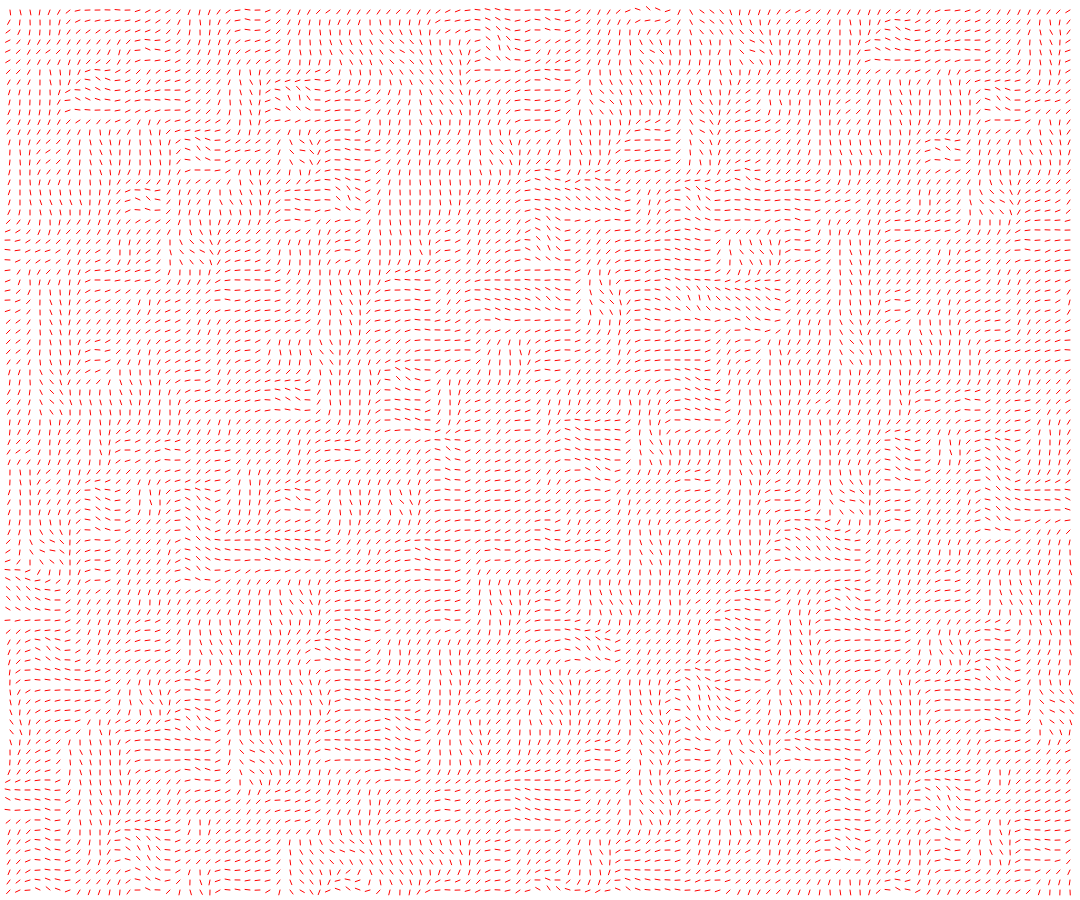
Frame 1 (no input)
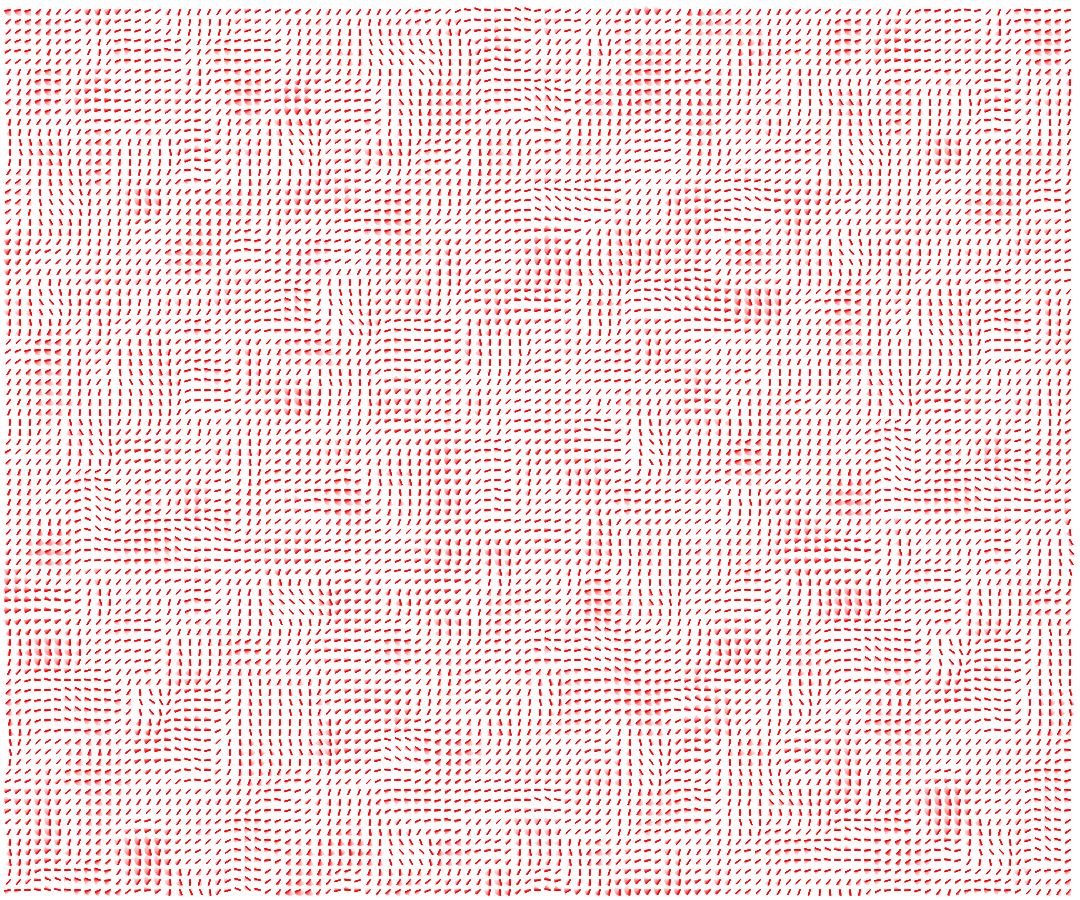
Frame 60 (no input)
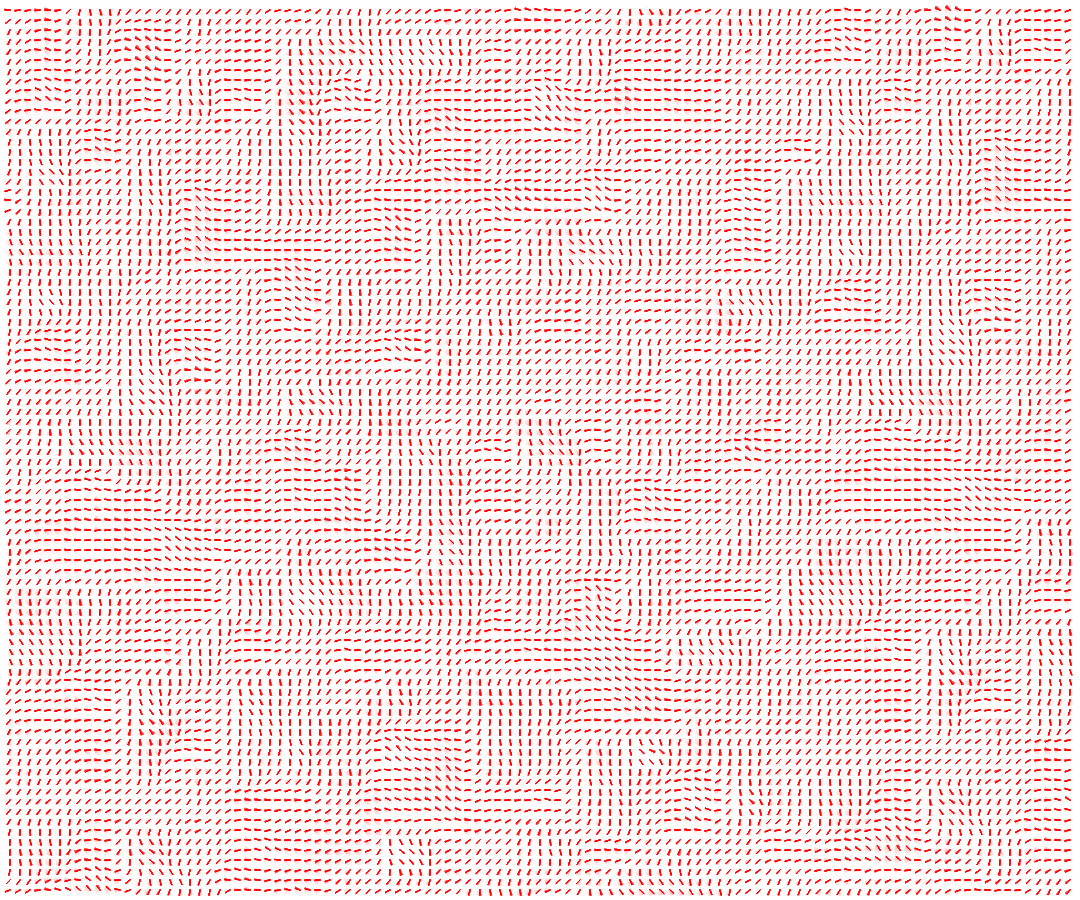
Frame 120 (the mouse pressed at the canvas centre since frame 60)

The p5.js sketch that drew these frames (run headless with seeded random() and noise() and a simulated clock; from frame 60 on, the mouse is pressed at the canvas centre):

// p5.js sketch
// ── sketch.js
particules=[]

nbrParticules=10000;
t=0
dt=0.01
ratio=1/50

debugMode=false;
vectorSize=10;
function setup(){
  noiseSeed(random())
  noiseDetail(2)
  createCanvas(windowWidth*0.9,windowHeight*0.9)
  stroke(255,0,0,20)
  strokeWeight(1)
  if (!debugMode){
    for (let i=0;i<nbrParticules;i++){
      particules.push(new Particule())
    }
  }

}

function draw(){
  background(255,10);
  for (let particule of particules){
    particule.update();
    particule.show();
  }
  if (debugMode){
    stroke(255,0,0)
    for (let i=vectorSize;i<width;i+=vectorSize){
      for (let j=vectorSize;j<height;j+=vectorSize){
        angle=noise(i*ratio,j*ratio,t)*TWO_PI
        line(i,j,i+0.5*vectorSize*cos(angle),j+0.5*vectorSize*sin(angle))
      }
    }
  }
  t+=dt
  //console.log(noiseVector(0,0,t).x)
}

function Particule(){

  this.x=random(width);
  this.y=random(height);
  //this.angle=random(TWO_PI)
  //this.c=color(random(255),random(255),random(255))
  this.show=function(){
    //stroke(this.c);

    point(this.x,this.y)
  }
  this.update=function(){
    vecteur=noiseVector(this.x,this.y,t)
    this.x+=vecteur.x
    this.y+=vecteur.y
    if (this.x<0){this.x+=width}
    else if (this.x>width){this.x-=width}
    if (this.y<0){this.y+=height}
    else if (this.y>height){this.y-=height}

  }
}
function noiseVector(x,y,t){
  angle=noise(x*ratio,y*ratio,t)*TWO_PI
  ampli=5*noise(x*ratio/2+4000,y*ratio/2+4000,t)
  x=ampli*cos(angle)
  y=ampli*sin(angle)
  return {'x':x,'y':y}
}
